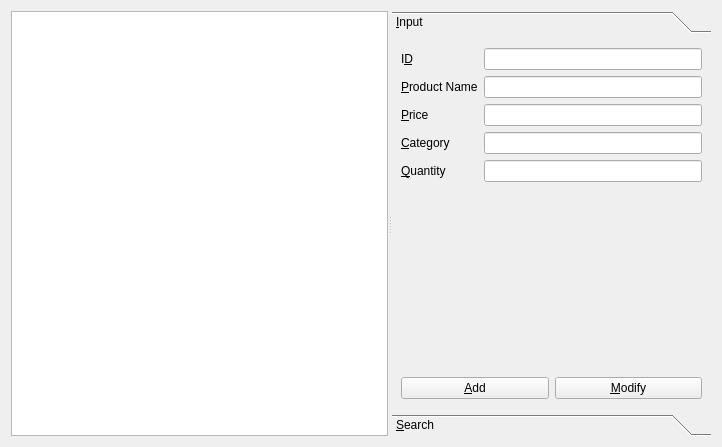
<?xml version="1.0" encoding="UTF-8"?>
<ui version="4.0">
 <class>ProductManagerForm</class>
 <widget class="QWidget" name="ProductManagerForm">
  <property name="geometry">
   <rect>
    <x>0</x>
    <y>0</y>
    <width>722</width>
    <height>447</height>
   </rect>
  </property>
  <property name="windowTitle">
   <string>Client Info</string>
  </property>
  <layout class="QVBoxLayout" name="verticalLayout_2">
   <item>
    <widget class="QSplitter" name="splitter">
     <property name="orientation">
      <enum>Qt::Horizontal</enum>
     </property>
     <widget class="QWidget" name="layoutWidget">
      <layout class="QVBoxLayout" name="listVerticalLayout">
       <item>
        <widget class="QTableView" name="tableView">
         <property name="editTriggers">
          <set>QAbstractItemView::NoEditTriggers</set>
         </property>
         <property name="selectionBehavior">
          <enum>QAbstractItemView::SelectRows</enum>
         </property>
         <attribute name="horizontalHeaderVisible">
          <bool>true</bool>
         </attribute>
         <attribute name="verticalHeaderVisible">
          <bool>false</bool>
         </attribute>
        </widget>
       </item>
      </layout>
     </widget>
     <widget class="QToolBox" name="toolBox">
      <property name="currentIndex">
       <number>0</number>
      </property>
      <widget class="QWidget" name="inputPage">
       <property name="geometry">
        <rect>
         <x>0</x>
         <y>0</y>
         <width>289</width>
         <height>387</height>
        </rect>
       </property>
       <attribute name="label">
        <string>&amp;Input</string>
       </attribute>
       <layout class="QVBoxLayout" name="verticalLayout">
        <item>
         <layout class="QFormLayout" name="clientFormLayout">
          <item row="0" column="0">
           <widget class="QLabel" name="idLabel">
            <property name="text">
             <string>I&amp;D</string>
            </property>
            <property name="buddy">
             <cstring>idLineEdit</cstring>
            </property>
           </widget>
          </item>
          <item row="0" column="1">
           <widget class="QLineEdit" name="idLineEdit">
            <property name="readOnly">
             <bool>true</bool>
            </property>
           </widget>
          </item>
          <item row="1" column="0">
           <widget class="QLabel" name="productnameLabel">
            <property name="text">
             <string>&amp;Product Name</string>
            </property>
            <property name="buddy">
             <cstring>productnameLineEdit</cstring>
            </property>
           </widget>
          </item>
          <item row="1" column="1">
           <widget class="QLineEdit" name="productnameLineEdit"/>
          </item>
          <item row="2" column="0">
           <widget class="QLabel" name="priceLabel">
            <property name="text">
             <string>&amp;Price</string>
            </property>
            <property name="buddy">
             <cstring>priceLineEdit</cstring>
            </property>
           </widget>
          </item>
          <item row="2" column="1">
           <widget class="QLineEdit" name="priceLineEdit"/>
          </item>
          <item row="3" column="0">
           <widget class="QLabel" name="categoryLabel">
            <property name="text">
             <string>&amp;Category</string>
            </property>
            <property name="buddy">
             <cstring>categoryLineEdit</cstring>
            </property>
           </widget>
          </item>
          <item row="3" column="1">
           <widget class="QLineEdit" name="categoryLineEdit"/>
          </item>
          <item row="4" column="0">
           <widget class="QLabel" name="label">
            <property name="text">
             <string>&amp;Quantity</string>
            </property>
            <property name="buddy">
             <cstring>quantityLineEdit</cstring>
            </property>
           </widget>
          </item>
          <item row="4" column="1">
           <widget class="QLineEdit" name="quantityLineEdit"/>
          </item>
         </layout>
        </item>
        <item>
         <spacer name="verticalSpacer">
          <property name="orientation">
           <enum>Qt::Vertical</enum>
          </property>
          <property name="sizeHint" stdset="0">
           <size>
            <width>20</width>
            <height>40</height>
           </size>
          </property>
         </spacer>
        </item>
        <item>
         <layout class="QHBoxLayout" name="addHorizontalLayout">
          <item>
           <widget class="QPushButton" name="addPushButton">
            <property name="text">
             <string>&amp;Add</string>
            </property>
           </widget>
          </item>
          <item>
           <widget class="QPushButton" name="modifyPushButton">
            <property name="text">
             <string>&amp;Modify</string>
            </property>
           </widget>
          </item>
         </layout>
        </item>
       </layout>
      </widget>
      <widget class="QWidget" name="searchPage">
       <property name="geometry">
        <rect>
         <x>0</x>
         <y>0</y>
         <width>289</width>
         <height>387</height>
        </rect>
       </property>
       <attribute name="label">
        <string>&amp;Search</string>
       </attribute>
       <layout class="QVBoxLayout" name="verticalLayout_3">
        <item>
         <widget class="QTreeWidget" name="searchTreeWidget">
          <property name="rootIsDecorated">
           <bool>false</bool>
          </property>
          <column>
           <property name="text">
            <string>ID</string>
           </property>
          </column>
          <column>
           <property name="text">
            <string>Product Name</string>
           </property>
          </column>
          <column>
           <property name="text">
            <string>Price</string>
           </property>
          </column>
          <column>
           <property name="text">
            <string>Category</string>
           </property>
          </column>
         </widget>
        </item>
        <item>
         <layout class="QHBoxLayout" name="horizontalLayout">
          <item>
           <widget class="QComboBox" name="searchComboBox">
            <item>
             <property name="text">
              <string>ID</string>
             </property>
            </item>
            <item>
             <property name="text">
              <string>Product Name</string>
             </property>
            </item>
            <item>
             <property name="text">
              <string>Price</string>
             </property>
            </item>
            <item>
             <property name="text">
              <string>Category</string>
             </property>
            </item>
           </widget>
          </item>
          <item>
           <widget class="QLineEdit" name="searchLineEdit"/>
          </item>
         </layout>
        </item>
        <item>
         <widget class="QPushButton" name="searchPushButton">
          <property name="text">
           <string>S&amp;earch</string>
          </property>
         </widget>
        </item>
       </layout>
      </widget>
     </widget>
    </widget>
   </item>
  </layout>
 </widget>
 <resources/>
 <connections/>
</ui>
